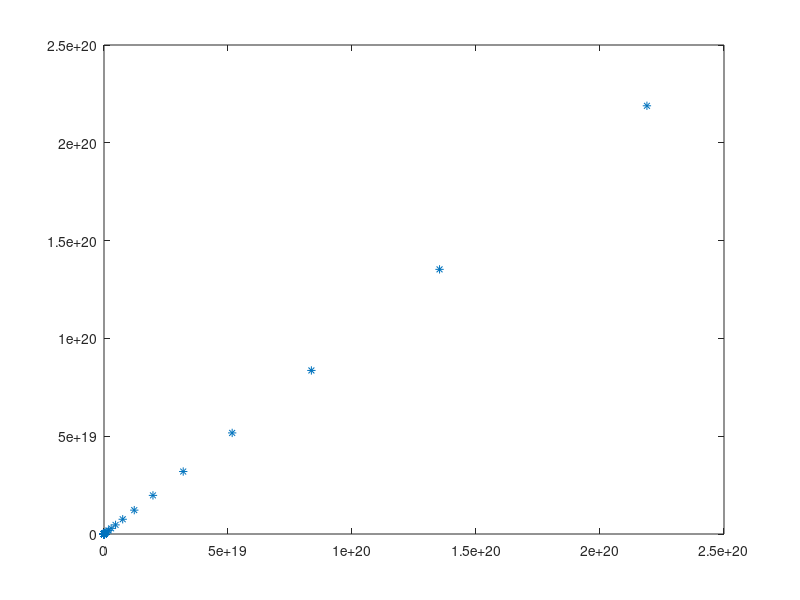

Source code (MATLAB): (Note: this script raises an error after producing the figure.)
%% Fibonacci
clear;
% handle data 
Fn = zeros(0);

for i = 1:1:100
    if i<=2
        Fn(i) = i - 1;
    else
        Fn(i) = Fn(i-1) + Fn(i-2);
    end
end

figure
p = plot(Fn,Fn,'*');
p.Color = 'r';


%% 
x = 0;
y = 1;
syms v u

axis off
hold on

for n = 1:10

    a = fibonacci(n);

    % Define squares and arcs
    switch mod(n,4)
        case 0
            y = y - fibonacci(n-2);
            x = x - a;
            eqnArc = (u-(x+a))^2 + (v-y)^2 == a^2;
        case 1
            y = y - a;
            eqnArc = (u-(x+a))^2 + (v-(y+a))^2 == a^2;
        case 2
            x = x + fibonacci(n-1);
            eqnArc = (u-x)^2 + (v-(y+a))^2 == a^2;
        case 3
            x = x - fibonacci(n-2);
            y = y + fibonacci(n-1);
            eqnArc = (u-x)^2 + (v-y)^2 == a^2;
    end

    % Draw square
    pos = [x y a a];
    rectangle('Position', pos)

    % Add Fibonacci number
    xText = (x+x+a)/2;
    yText = (y+y+a)/2;
    text(xText, yText, num2str(a))

    % Draw arc
    interval = [x x+a y y+a];
    fimplicit(eqnArc, interval, 'b')
end